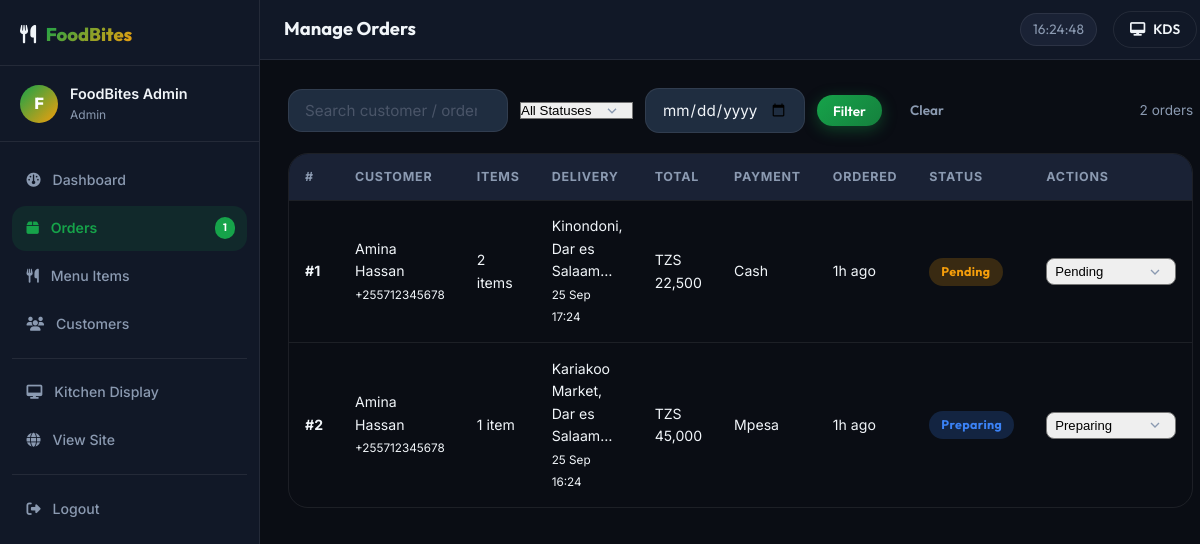
The app's page /admin/orders.php (signed in) with its own data.
### tables this page shows
CREATE TABLE `orders` (
  `id`                INT(11)                                              NOT NULL AUTO_INCREMENT,
  `user_id`           INT(11)                                              NOT NULL,
  `total_amount`      DECIMAL(10,2)                                        NOT NULL,
  `delivery_fee`      DECIMAL(10,2)                                        NOT NULL DEFAULT 2000.00,
  `status`            ENUM('pending','preparing','ready','delivered','cancelled') NOT NULL DEFAULT 'pending',
  `delivery_location` VARCHAR(255)                                         NOT NULL,
  `delivery_time`     DATETIME                                             DEFAULT NULL,
  `notes`             TEXT                                                 DEFAULT NULL,
  `payment_method`    ENUM('cash','mpesa','tigopesa','airtel')             NOT NULL DEFAULT 'cash',
  `order_type`        ENUM('standard','bulk','subscription')               NOT NULL DEFAULT 'standard',
  `created_at`        TIMESTAMP                                            NOT NULL DEFAULT CURRENT_TIMESTAMP,
  `updated_at`        TIMESTAMP                                            NOT NULL DEFAULT CURRENT_TIMESTAMP ON UPDATE CURRENT_TIMESTAMP,
  PRIMARY KEY (`id`),
  INDEX `idx_user`    (`user_id`),
  INDEX `idx_status`  (`status`),
  FOREIGN KEY (`user_id`) REFERENCES `users`(`id`) ON DELETE CASCADE
);

CREATE TABLE `users` (
  `id`         INT(11)                               NOT NULL AUTO_INCREMENT,
  `name`       VARCHAR(100)                          NOT NULL,
  `email`      VARCHAR(100)                          NOT NULL UNIQUE,
  `phone`      VARCHAR(20)                           DEFAULT NULL,
  `password`   VARCHAR(255)                          NOT NULL,
  `role`       ENUM('customer','admin','kitchen')    NOT NULL DEFAULT 'customer',
  `created_at` TIMESTAMP                             NOT NULL DEFAULT CURRENT_TIMESTAMP,
  PRIMARY KEY (`id`),
  INDEX `idx_email` (`email`),
  INDEX `idx_role`  (`role`)
);

### admin/orders.php (the view, shortened to what this page needs)
<?php
require_once dirname(__DIR__) . '/includes/functions.php';
$db = getDB();
$filterStatus = $_GET['status'] ?? 'all';
$filterDate   = $_GET['date'] ?? '';
$search       = trim($_GET['q'] ?? '');
$where  = ['1=1'];
$params = [];
$sql = "SELECT o.id, o.status, o.total_amount, o.delivery_location, o.delivery_time,
               o.payment_method, o.order_type, o.created_at,
               u.name AS customer, u.phone
        FROM orders o JOIN users u ON o.user_id = u.id
        WHERE " . implode(' AND ', $where) . "
        ORDER BY o.created_at DESC LIMIT 100";
$stmt = $db->prepare($sql);
$stmt->execute($params);
$orders = $stmt->fetchAll();
require_once dirname(__DIR__) . '/includes/admin_header.php';
?>
<div class="admin-toolbar">
    <form method="GET" class="toolbar-filters">
        <input type="search" name="q" placeholder="Search customer / order ID…"
               class="form-control" value="<?= e($search) ?>" style="max-width:220px">
        <select name="status" class="select-control" onchange="this.form.submit()">
            <option value="all"       <?= $filterStatus === 'all'       ? 'selected' : '' ?>>All Statuses</option>
        </select>
        <input type="date" name="date" class="form-control" value="<?= e($filterDate) ?>"
               onchange="this.form.submit()" style="max-width:160px">
        <button type="submit" class="btn btn-primary btn-sm">Filter</button>
        <a href="<?= BASE_URL ?>/admin/orders.php" class="btn btn-ghost btn-sm">Clear</a>
    </form>
    <div class="toolbar-info"><?= count($orders) ?> order<?= count($orders) !== 1 ? 's' : '' ?></div>
</div>
<div class="table-wrapper">
    <table class="admin-table">
        <thead>
            <tr>
                <th>#</th>
                <th>Customer</th>
                <th>Items</th>
                <th>Delivery</th>
                <th>Total</th>
                <th>Payment</th>
                <th>Ordered</th>
                <th>Status</th>
                <th>Actions</th>
            </tr>
        </thead>
        <tbody>
            <?php foreach ($orders as $o):
                $icount = $db->prepare('SELECT COUNT(*) FROM order_items WHERE order_id = ?');
                $icount->execute([$o['id']]);
                $cnt = $icount->fetchColumn();
            ?>
            <tr id="order-row-<?= $o['id'] ?>">
                <td><strong>#<?= $o['id'] ?></strong></td>
                <td>
                    <div><?= e($o['customer']) ?></div>
                    <small><?= e($o['phone'] ?? '') ?></small>
                </td>
                <td><?= $cnt ?> item<?= $cnt !== 1 ? 's' : '' ?></td>
                <td>
                    <div><?= e(mb_substr($o['delivery_location'], 0, 30)) ?>…</div>
                    <small><?= $o['delivery_time'] ? date('d M H:i', strtotime($o['delivery_time'])) : 'ASAP' ?></small>
                </td>
                <td><?= formatPrice((float)$o['total_amount']) ?></td>
                <td><?= ucfirst($o['payment_method']) ?></td>
                <td><?= timeAgo($o['created_at']) ?></td>
                <td id="status-cell-<?= $o['id'] ?>"><?= statusBadge($o['status']) ?></td>
                <td>
                    <select class="select-control select-sm" onchange="updateStatus(<?= $o['id'] ?>, this.value, this)">
                        <?php foreach (['pending','preparing','ready','delivered','cancelled'] as $s): ?>
                            <option value="<?= $s ?>" <?= $o['status'] === $s ? 'selected' : '' ?>><?= ucfirst($s) ?></option>
                        <?php endforeach; ?>
                    </select>
                </td>
            </tr>
            <?php endforeach; ?>
        </tbody>
    </table>
</div>
<?php require_once dirname(__DIR__) . '/includes/admin_footer.php'; ?>

### includes/functions.php (shortened to what this page needs)
<?php
function e(string $str): string
{
    return htmlspecialchars($str, ENT_QUOTES | ENT_HTML5, 'UTF-8');
}
function formatPrice(float $amount): string
{
    return CURRENCY . ' ' . number_format($amount, 0, '.', ',');
}
function timeAgo(string $datetime): string
{
    $diff = time() - strtotime($datetime);
    if ($diff < 86400)    return floor($diff / 3600) . 'h ago';
    return date('d M', strtotime($datetime));
}
function statusBadge(string $status): string
{
    $map = [
        'pending'   => ['label' => 'Pending',   'class' => 'badge-pending'],
        'preparing' => ['label' => 'Preparing',  'class' => 'badge-preparing'],
        'ready'     => ['label' => 'Ready',      'class' => 'badge-ready'],
        'delivered' => ['label' => 'Delivered',  'class' => 'badge-delivered'],
        'cancelled' => ['label' => 'Cancelled',  'class' => 'badge-cancelled'],
    ];
    $info = $map[$status] ?? ['label' => ucfirst($status), 'class' => ''];
    return '<span class="badge ' . $info['class'] . '">' . $info['label'] . '</span>';
}

### assets/css/main.css (style rules this page uses)
:root { --primary: #16A34A; --primary-dark: #15803D; --primary-light:#22C55E; --primary-glow: rgba(22,163,74,0.25); --secondary: #2C7873; --accent: #F59E0B; --pending: #F59E0B; --preparing: #3B82F6; --ready: #22C55E; --delivered: #6B7280; --cancelled: #EF4444; --success: #22C55E; --bg: #0a0d14; --bg-card: #111827; --bg-elevated: #1a2235; --bg-input: #1f2d40; --text: #f1f5f9; --text-muted: #8b9ab1; --text-subtle: #4a5568; --border: rgba(255,255,255,0.08); --shadow-md: 0 8px 24px rgba(0,0,0,0.4); --shadow-lg: 0 20px 60px rgba(0,0,0,0.5); --r-sm: 8px; --r-md: 14px; --r-lg: 20px; --r-xl: 28px; --r-full:9999px; --t-fast:0.15s ease; --t-normal:0.25s ease; --font-display:'Outfit',sans-serif; --font-body:'Inter',sans-serif; }
*,*::before,*::after { box-sizing:border-box;margin:0;padding:0 }
html { scroll-behavior:smooth }
body { font-family:var(--font-body);background:var(--bg);color:var(--text);line-height:1.6;min-height:100vh;-webkit-font-smoothing:antialiased }
a { text-decoration:none;color:inherit }
button { cursor:pointer;font-family:inherit;border:none;background:none }
.btn { display:inline-flex;align-items:center;justify-content:center;gap:.5rem;padding:.6rem 1.4rem;border-radius:var(--r-full);font-family:var(--font-display);font-weight:600;font-size:.95rem;transition:all var(--t-normal);white-space:nowrap;cursor:pointer }
.btn-primary { background:linear-gradient(135deg,var(--primary),var(--primary-dark));color:#fff;box-shadow:0 4px 15px rgba(22,163,74,.35) }
.btn-ghost { color:var(--text-muted) }
.btn-sm { padding:.4rem 1rem;font-size:.85rem }
.form-control { width:100%;background:var(--bg-input);border:1.5px solid var(--border);border-radius:var(--r-md);color:var(--text);padding:.7rem 1rem;font-family:var(--font-body);font-size:.95rem;transition:border-color var(--t-fast),box-shadow var(--t-fast);outline:none }
.form-control::placeholder { color:var(--text-subtle) }
.select-control { appearance:none;background-repeat:no-repeat;background-position:right 12px center;background-size:16px;padding-right:2.5rem }
.badge { display:inline-flex;align-items:center;padding:.25rem .75rem;border-radius:var(--r-full);font-size:.78rem;font-weight:700;font-family:var(--font-display);letter-spacing:.03em }
.badge-pending { background:rgba(245,158,11,.2);color:var(--pending) }
.badge-preparing { background:rgba(59,130,246,.2);color:var(--preparing) }
.table-wrapper { overflow-x:auto;border-radius:var(--r-lg);border:1px solid var(--border) }
.admin-table { width:100%;border-collapse:collapse;font-size:.88rem }
.admin-table thead th { background:var(--bg-elevated);color:var(--text-muted);font-size:.78rem;text-transform:uppercase;letter-spacing:.06em;padding:.8rem 1rem;text-align:left;white-space:nowrap }
.admin-table tbody td { padding:.9rem 1rem;border-top:1px solid var(--border) }
.select-sm { padding:.3rem .5rem;font-size:.82rem;border-radius:var(--r-sm);min-width:130px }

### assets/css/admin.css (style rules this page uses)
.admin-body { background:var(--bg);min-height:100vh }
.admin-toolbar { display:flex;align-items:center;justify-content:space-between;gap:1rem;flex-wrap:wrap;margin-bottom:1.25rem }
.toolbar-filters { display:flex;align-items:center;gap:.75rem;flex-wrap:wrap }
.toolbar-info { font-size:.85rem;color:var(--text-muted) }

### records on screen
orders: id "1", user.name "Amina Hassan", user.phone "+255712345678", cnt "2", delivery_location "Kinondoni, Dar es Salaam", delivery_time "25 Sep 17:24", total_amount "TZS 22,500", payment_method "Cash", created_at "1h ago", status "Pending", status+id "Pending"
orders: id "2", user.name "Amina Hassan", user.phone "+255712345678", cnt "1", delivery_location "Kariakoo Market, Dar es Salaam", delivery_time "25 Sep 16:24", total_amount "TZS 45,000", payment_method "Mpesa", created_at "1h ago", status "Preparing", status+id "Preparing"

### other values on screen
APP_NAME "FoodBites"
substr($_SESSION['user_name'] ?? 'A', 0, 1) "F"
$_SESSION['user_name'] "FoodBites Admin"
$_SESSION['user_role'] "Admin"
$pend "1"
$pageTitle "Manage Orders"
count($orders) "2"
